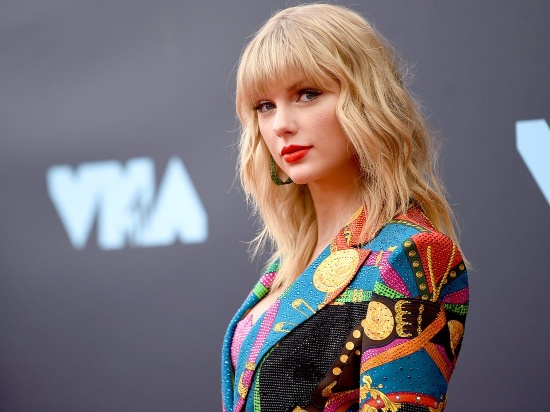
#> input picture books/practical-python-and-opencv/images/taylor-swift.jpg, 550 x 412 px
$ python color_histogram.py --image images/taylor-swift.jpg
#> lines starting #> are read from the running program, lines starting #| are printed output that depends on the picture
from matplotlib import pyplot as plt
import argparse
import cv2

ap = argparse.ArgumentParser()
ap.add_argument('-i', '--image', required=True, help='Path to the image')
args = vars(ap.parse_args())

image = cv2.imread(args['image'])
#> image is the input picture: shape (412, 550, 3); mean B, G, R 116.2, 112.1, 122
image = cv2.cvtColor(image, cv2.COLOR_BGR2RGB)

# fig, ax = plt.subplots(1, 2, figsize=(15, 5))
channels = cv2.split(image)
# colors = ('b', 'g', 'r')
#
# ax[0].imshow(image)
# ax[0].axis('off')
#
# for (channel, color) in zip(channels, colors):
#     hist = cv2.calcHist([channel], [0], None, [256], [0, 256])
#     ax[1].plot(hist, color=color)
#     ax[1].set_xlim([0, 256])
#
# ax[1].set_title('Color Histogram')
# ax[1].set_xlabel('Bins')
# ax[1].set_ylabel('# of Pixels')
# plt.show()

fig, ax = plt.subplots(1, 3, figsize=(15, 5))
hist = cv2.calcHist([channels[1], channels[0]], [0, 1], None, [32, 32], [0, 256, 0, 256])
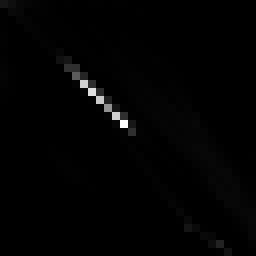
#> hist: shape (32, 32) float32 (shown 8 times larger); min 0, max 19062, mean 221.3; drawn with min black and max white
p = ax[0].imshow(hist, interpolation='nearest')
ax[0].set_title('2D Color Histogram for G and B')
plt.colorbar(p)

hist = cv2.calcHist([channels[1], channels[2]], [0, 1], None, [32, 32], [0, 256, 0, 256])
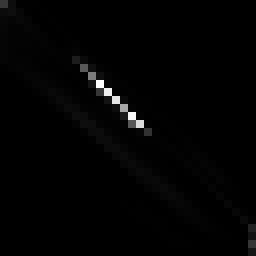
#> hist: shape (32, 32) float32 (shown 8 times larger); min 0, max 17382, mean 221.3; drawn with min black and max white
p = ax[1].imshow(hist, interpolation='nearest')
ax[1].set_title('2D Color Histogram for G and R')
plt.colorbar(p)

hist = cv2.calcHist([channels[0], channels[2]], [0, 1], None, [32, 32], [0, 256, 0, 256])
p = ax[2].imshow(hist, interpolation='nearest')
ax[2].set_title('2D Color Histogram for B and R')
plt.colorbar(p)

plt.show()
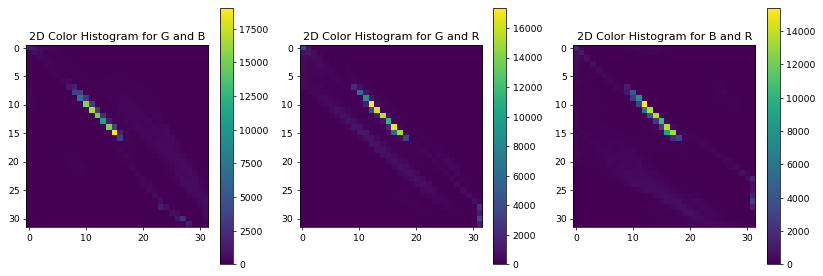
#> figure drawn by matplotlib, 6 panels

print('2D histogram shape: {}, with {} values'.format(hist.shape, hist.flatten().shape[0]))
#| 2D histogram shape: (32, 32), with 1024 values
